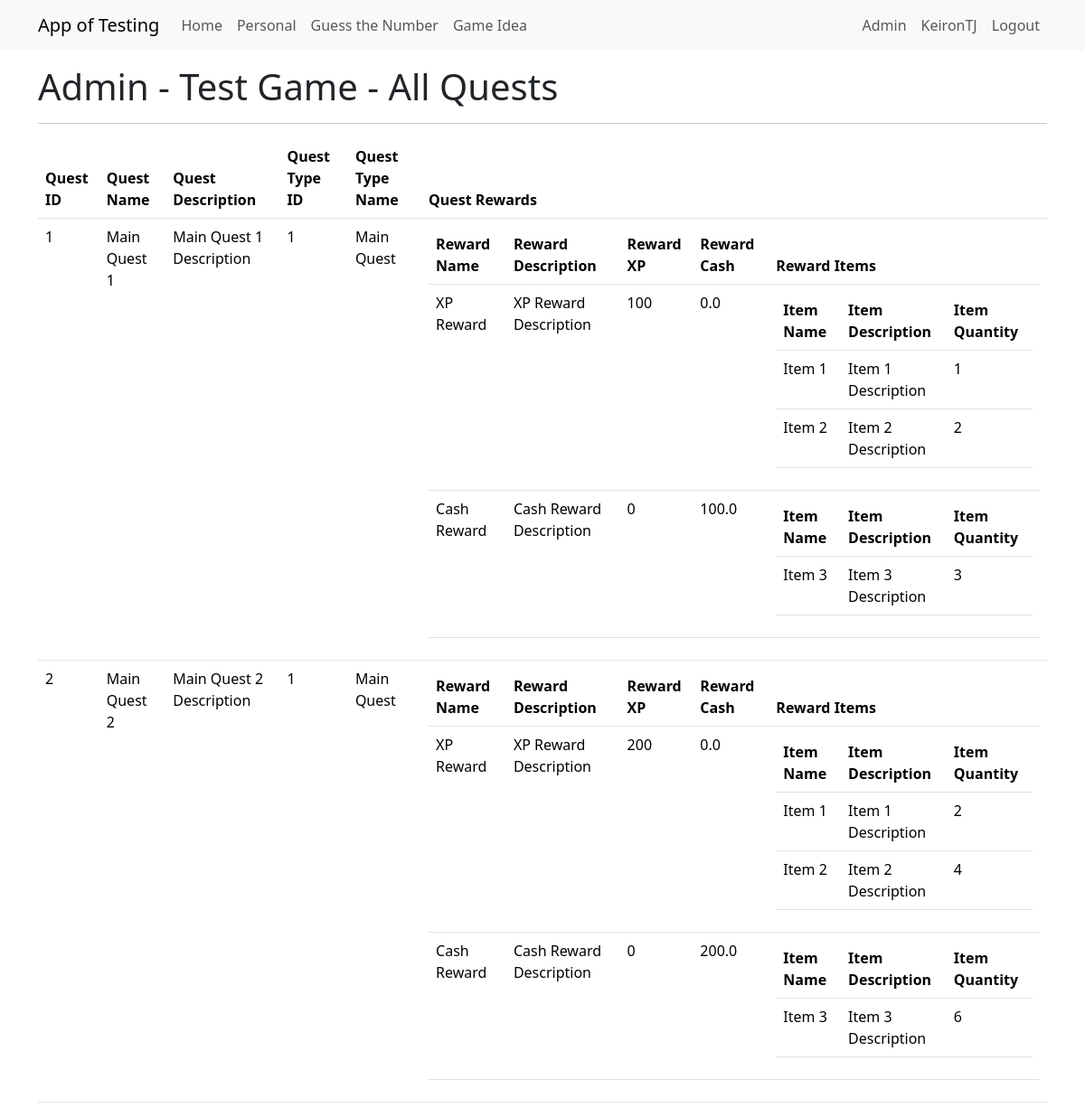
Page /admin_testgame_mainquests (signed in) on the committed database.
### app/models.py (models this page shows, shortened)
class User(UserMixin, db.Model):
    id = db.Column(Integer, primary_key=True)
    username = db.Column(String(64), index=True, unique=True)
    firstname = db.Column(String(64), nullable=True)
    surname = db.Column(String(64), nullable=True)
    dob = db.Column(DateTime, nullable=True)
    firstlineaddress = db.Column(String(64), nullable=True)
    city = db.Column(String(64), nullable=True)
    postcode = db.Column(String(64), nullable=True)
    email = db.Column(String(120), index=True, unique=True)
    password_hash = db.Column(String(256))
    active = db.Column(db.Boolean(), default=True)
    activetestgame = db.Column(db.Integer, nullable=True)
    test_game = so.relationship("TestGame", back_populates="user", cascade="all, delete-orphan")
    role=so.relationship("Role", secondary="user_roles")
    def is_admin(self):
        return 'admin' in [role.name for role in self.role]

class TestGameQuest(db.Model):
    __tablename__ = 'test_game_quests'
    id = db.Column(db.Integer, primary_key=True)
    quest_name = db.Column(db.String(64))
    quest_description = db.Column(db.String(256))
    quest_type_id = db.Column(db.Integer, db.ForeignKey('test_game_quest_types.id', name='fk_quest_type_id'))
    quest_rewards = db.relationship("TestGameQuestRewards", back_populates="quest")
    quest_type = db.relationship("TestGameQuestType", back_populates="quests")
    quest_progress = db.relationship("TestGameQuestProgress", back_populates="quest_quest")

class TestGameQuestType(db.Model):
    __tablename__ = 'test_game_quest_types'
    id = db.Column(db.Integer, primary_key=True)
    quest_type_name = db.Column(db.String(64))
    quest_type_description = db.Column(db.String(256))
    quests = db.relationship("TestGameQuest", back_populates="quest_type")

class TestGameQuestRewards(db.Model):
    __tablename__ = 'test_game_rewards'
    id = db.Column(db.Integer, primary_key=True)
    quest_id = db.Column(db.Integer, db.ForeignKey('test_game_quests.id'))
    quest_reward_name = db.Column(db.String(64))
    quest_reward_description = db.Column(db.String(256))
    quest_reward_xp = db.Column(db.Integer, default=0)
    quest_reward_cash = db.Column(db.Float,default=0)
    quest_reward_item_id = db.Column(db.Integer, db.ForeignKey('test_game_items.id'))
    quest = db.relationship("TestGameQuest", back_populates="quest_rewards")
    items = db.relationship("TestGameItem", secondary='reward_item_association', back_populates="rewards", overlaps="item,reward_items,reward")

class RewardItemAssociation(db.Model):
    __tablename__ = 'reward_item_association'
    id = db.Column(db.Integer, primary_key=True)
    reward_id = db.Column(db.Integer, db.ForeignKey('test_game_rewards.id'))
    item_id = db.Column(db.Integer, db.ForeignKey('test_game_items.id'))
    quantity = db.Column(db.Integer, default=1)
    reward = db.relationship("TestGameQuestRewards", backref="reward_items")
    item = db.relationship("TestGameItem", backref="reward_items")

class TestGameItem(db.Model):
    __tablename__ = 'test_game_items'
    id = db.Column(db.Integer, primary_key=True)
    item_name = db.Column(db.String(64))
    item_cost = db.Column(db.Float)
    item_xp = db.Column(db.Integer)
    item_level = db.Column(db.Integer)
    item_type = db.Column(db.String(64))
    item_description = db.Column(db.String(256))
    inventory_items = db.relationship('TestGameInventoryItems', back_populates="item")
    rewards = db.relationship('TestGameQuestRewards', secondary='reward_item_association', back_populates="items", overlaps="reward,reward_items, item")

### app/admin/routes.py (the view)
@bp.route('/admin_testgame_mainquests', methods=['GET', 'POST'])
@login_required
@admin_required
def admin_testgame_mainquests():
    quests = db.session.query(TestGameQuest).all()
    return render_template("admin/admin_testgame_mainquests.html",
                           title='Admin Test Game Main Quests',
                           quests=quests)

### app/models.py (called while the page is built)
@login.user_loader
def load_user(id):
    return db.session.get(User, int(id))

### app/templates/admin/admin_testgame_mainquests.html
{% extends "base.html" %}
{% block content %}
<div class="Jumbotron">
    <h1>Admin - Test Game - All Quests</h1>
</div>
<hr />
<table class="table">
    <thead>
        <tr>
            <th>Quest ID</th>
            <th>Quest Name</th>
            <th>Quest Description</th>
            <th>Quest Type ID</th>
            <th>Quest Type Name</th>
            <th>Quest Rewards</th>
        </tr>
    </thead>
    <tbody>
        {% for quest in quests %}
        <tr>
            <td>{{ quest.id }}</td>
            <td>{{ quest.quest_name }}</td>
            <td>{{ quest.quest_description }}</td>
            <td>{{ quest.quest_type.id }}</td>
            <td>{{ quest.quest_type.quest_type_name }}</td>
            <td>
                <table class="table">
                    <thead>
                        <tr>
                            <th>Reward Name</th>
                            <th>Reward Description</th>
                            <th>Reward XP</th>
                            <th>Reward Cash</th>
                            <th>Reward Items</th>
                        </tr>
                    </thead>
                    <tbody>
                        {% for reward in quest.quest_rewards %}
                        <tr>
                            <td>{{ reward.quest_reward_name }}</td>
                            <td>{{ reward.quest_reward_description }}</td>
                            <td>{{ reward.quest_reward_xp }}</td>
                            <td>{{ reward.quest_reward_cash }}</td>
                            <td>
                                <table class="table">
                                    <thead>
                                    <th>Item Name</th>
                                    <th>Item Description</th>
                                    <th>Item Quantity</th>
                                    </thead>
                                    <tbody>
                                        {% for item in reward.reward_items %}
                                        <tr>
                                            <td>{{ item.item.item_name }}</td>
                                            <td>{{ item.item.item_description }}</td>
                                            <td>{{ item.quantity }}</td>
                                        </tr>
                                        {% endfor %}
                                </table>
                            </td>
                        </tr>
                        {% endfor %}
                    </tbody>
                </table>
            </td>
        </tr>
        {% endfor %}
</table>
{% endblock %}

### app/templates/base.html (shortened to what this page needs)
<!doctype html>
<html lang="en">
  <head>
    <link
        href="https://cdn.jsdelivr.net/npm/bootstrap@5.3.2/dist/css/bootstrap.min.css"
        rel="stylesheet"
>
    <link rel="stylesheet" href="{{ url_for('static', filename='style.css') }}">
  </head>
  <body>
    <nav class="navbar navbar-expand-lg bg-body-tertiary">
      <div class="container">
        <a class="navbar-brand" href="{{ url_for('main.index') }}">App of Testing</a>
        <div class="collapse navbar-collapse" id="navbarSupportedContent">
          <ul class="navbar-nav me-auto mb-2 mb-lg-0">
            <li class="nav-item">
              <a class="nav-link" aria-current="page" href="{{ url_for('main.index') }}">Home</a>
            </li>
            <li class="nav-item">
              <a class="nav-link" aria-current="page" href="{{ url_for('financeapp.pfhome') }}">Personal</a>
            </li>
            <li class="nav-item">
              <a class="nav-link" aria-current="page" href="{{ url_for('gtn.guessthenumberhome') }}">Guess the Number</a>
            </li>
              {% if not current_user.is_authenticated or current_user.activetestgame == None    %}
                  <li class="nav-item">
                      <a class="nav-link" aria-current="page" href="{{ url_for('testgame.tg_startmenu') }}">Game Idea</a>
                  </li>
              {% else %}
                  <li class="nav-item">
                      <a class="nav-link" aria-current="page" href="{{ url_for('testgame.tg_play', game_id=current_user.activetestgame) }}">Game Idea</a>
                  </li>
              {% endif %}
          </ul>
          <ul class="navbar-nav mb-2 mb-lg-0">
            {% if current_user.is_anonymous %}
              <li class="nav-item">
                <a class="nav-link" aria-current="page" href="{{ url_for('auth.login') }}">Login</a>
              </li>
            {% else %}
              {% if current_user.is_admin() %}
                <li class="nav-item">
                  <a class="nav-link" aria-current="page" href="{{ url_for('admin.admin_home') }}">Admin</a>
                </li>
              {% endif %}
              <li class="nav-item">
                <a class="nav-link" aria-current="page" href="{{ url_for('main.view_profile', user_id=current_user.id) }}">{{ current_user.username }}</a>
              </li>
              <li class="nav-item">
                <a class="nav-link" aria-current="page" href="{{ url_for('auth.logout') }}">Logout</a>
              </li>
            {% endif %}
          </ul>
        </div>
      </div>
    </nav>
    <div class="container mt-3">
      {% block content %}{% endblock %}
    </div>
  </body>
</html>

### rows in the picture
User: username "KeironTJ"
TestGameQuest: id "1", quest_name "Main Quest 1", quest_description "Main Quest 1 Description", quest_type.id "1", quest_type.quest_type_name "Main Quest"
TestGameQuestRewards: quest_reward_name "XP Reward", quest_reward_description "XP Reward Description", quest_reward_xp "100", quest_reward_cash "0.0"
RewardItemAssociation: item.item_name "Item 1", item.item_description "Item 1 Description", quantity "1"
RewardItemAssociation: item.item_name "Item 2", item.item_description "Item 2 Description", quantity "2"
TestGameQuestRewards: quest_reward_name "Cash Reward", quest_reward_description "Cash Reward Description", quest_reward_xp "0", quest_reward_cash "100.0"
RewardItemAssociation: item.item_name "Item 3", item.item_description "Item 3 Description", quantity "3"
TestGameQuest: id "2", quest_name "Main Quest 2", quest_description "Main Quest 2 Description", quest_type.id "1", quest_type.quest_type_name "Main Quest"
TestGameQuestRewards: quest_reward_name "XP Reward", quest_reward_description "XP Reward Description", quest_reward_xp "200", quest_reward_cash "0.0"
RewardItemAssociation: item.item_name "Item 1", item.item_description "Item 1 Description", quantity "2"
RewardItemAssociation: item.item_name "Item 2", item.item_description "Item 2 Description", quantity "4"
TestGameQuestRewards: quest_reward_name "Cash Reward", quest_reward_description "Cash Reward Description", quest_reward_xp "0", quest_reward_cash "200.0"
RewardItemAssociation: item.item_name "Item 3", item.item_description "Item 3 Description", quantity "6"
